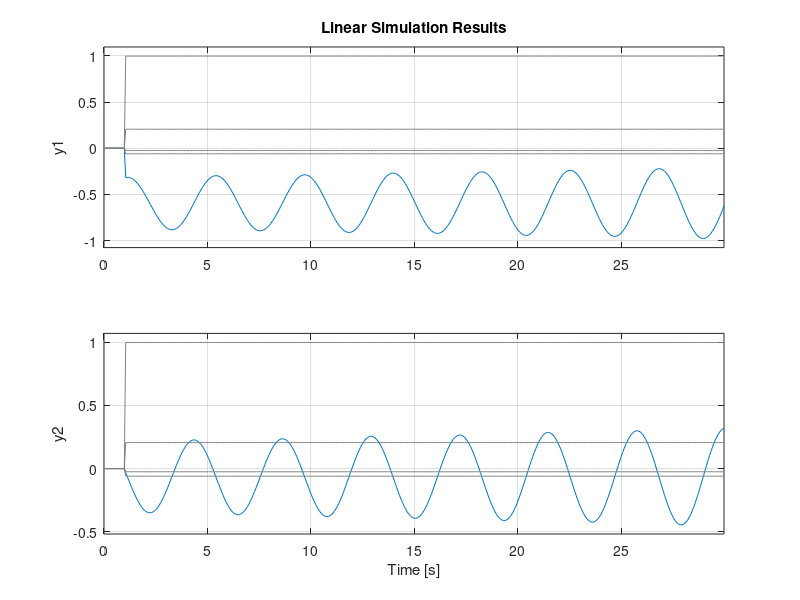

The MATLAB source for this figure:
clear; clc; cla
%Constantes que se toman al principio del texto
fb=50; %frecuencia base
wb=2*pi*fb;%fercuencia angular base
Xm=3.95279;
Rs=0.0048; %resistencia del estator
Rr=0.00549; %resistencia del rotor
Tm = 0.8064; %torque mecanico
Xrr=0.02; %reactancia de magnetizaciï¿½na
Xss=0.09241;


s=-0.0055; %s de cada network





%condiciones
wr=0.8; %velocidad angular del rotor
ids=-0.035; %ids de cada caso
iqs=0.343; %iqs de cada caso
idr=0.217; %idr de cada caso
iqr=0.367; %iqr de cada caso
a=-0.06; %Vds de cada caso
b=0.998; %Vqs de cada caso
c=-0.025; %Vdr de cada caso
d=0.206; %Vqr de cada caso


%variables dependientes

ws= wr/(s-1);%velocidad angular del estator
alpha1=(Xss*Xrr)-(s*(Xm)^2);
alpha2=Xm^2-s*Xss*Xrr;
Bs=Xm*Xss*(1-s);
Br=Xm*Xrr*(1-s);
o=(1-Xm^2)/(Xss*Xrr);
H=wb/(Xss*Xrr*o);

%matrices
A=H*[-Rs*Xrr,alpha1*ws,-Rr*Xm,-Br*ws;-alpha1*ws, -Rs*Xrr,Br*ws,-Rr*Xm;-Rs*Xm,Bs*ws,-Rr*Xss,-alpha2*ws;-Bs*ws,-Rs*Xm,alpha2*ws,-Rr*Xss];
B=H*[-Xrr,0,Xm,0;0,-Xrr,0,Xm;-Xm,0,Xss,0;0,-Xm,0,Xss];
C=[0,0,1,0;0,0,0,1];
D=0;

dt = 0.07;

F=ss(A,B,C,D);
t=0:dt:30;
%las entrdas cambian por caso
Vds=(a*(t>=1));%entradas
Vqs=(b*(t>=1));
Vdr=(c*(t>=1));
Vqr=(d*(t>=1));



u=[Vds;Vqs;Vdr;Vqr];
lsim(F,u,t)
y=F
%salidas
%idr
y1=y(1,:);
%iqr
y2=y(2,:);
[A,B,C,D]=ssdata(F);
transfer=tf(F);
